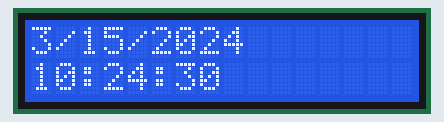
A sketch run on a simulated Arduino Uno, built with avr-gcc and run on an emulated ATmega328P. Shown: 16×2 character LCD. The local clock reads 2024-03-15 10:24:30 at power-on unless the sketch sets it.

Above: at 0.1 s.
At 4.2 s:
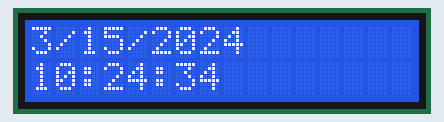
At 9.4 s:
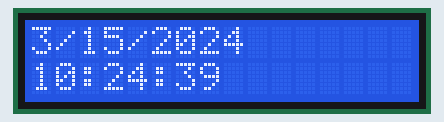
At 18.6 s:
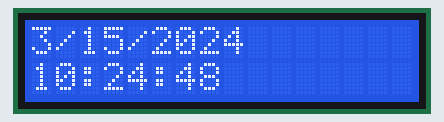
At 27.8 s:
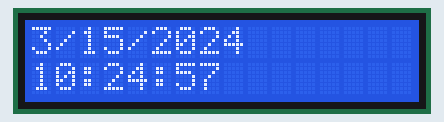
At 38.1 s:
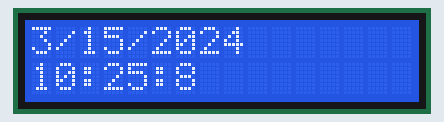

The sketch:

rtc_lcd.ino
```cpp
#include <virtuabotixRTC.h> //Library used
#include <Wire.h>
#include <LiquidCrystal_PCF8574.h>
LiquidCrystal_PCF8574 lcd(0x27);


//Wiring SCLK -> 6, I/O -> 7, CE -> 8
//Or CLK -> 6 , DAT -> 7, Reset -> 8

virtuabotixRTC myRTC(7, 6, 5); //If you change the wiring change the pins here also

void setup() {
 Serial.begin(9600);

 Wire.begin();
  Wire.beginTransmission(0x27); //Your LCD Address
  lcd.begin(16, 2); // initialize the lcd

// Set the current date, and time in the following format:
 // seconds, minutes, hours, day of the week, day of the month, month, year
 //myRTC.setDS1302Time(0, 46, 17, 7, 4, 8, 2019); //Here you write your actual time/date as shown above
 //but remember to "comment/remove" this function once you're done
 //The setup is done only one time and the module will continue counting it automatically
}

void loop() {
  lcd.clear();
 // This allows for the update of variables for time or accessing the individual elements.
 myRTC.updateTime();
lcd.setBacklight(255);
// Start printing elements as individuals
 //lcd.print("Current Date / Time: ");
 lcd.setCursor(0,0);
 lcd.print(myRTC.month); //You can switch between day and month if you're using American system
 lcd.print("/");
 lcd.print(myRTC.dayofmonth);
 lcd.print("/");
 lcd.print(myRTC.year);
 lcd.print(" ");
 lcd.setCursor(0,1);
 lcd.print(myRTC.hours);
 lcd.print(":");
 lcd.print(myRTC.minutes);
 lcd.print(":");
 lcd.println(myRTC.seconds);

// Delay so the program doesn't print non-stop
 delay(1000);
}
```

Measured:
- what the display in image 1 shows lasts 1.0 s, from 4.2 s to 5.2 s
